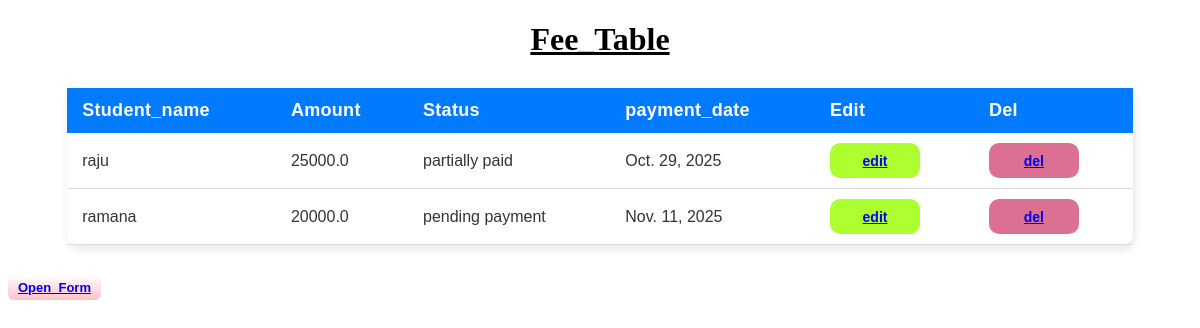
/fee_table/, run on the app's committed database.
### app1/models.py (models this page shows)
class fee_model(models.Model):
    student_name = models.CharField(max_length=50)
    amount = models.FloatField()
    status = models.CharField(max_length=50)
    payment_date = models.DateField()

### app1/views.py (the view)
# urls.py: path("fee_table/",fee_table,name="feetable"),
def fee_table(request):
    data = fee_model.objects.all()
    content={
       "data":data
    }
    return render(request, 'frontend_app1/fee_table.html',content)

### templates/frontend_app1/fee_table.html (shortened to what this page needs)
{% load static %}
<!DOCTYPE html>
<html lang="en">
<head>
     <link rel="stylesheet" href="{% static 'CSS/table.css' %}">
</head>
<body>
    <h1>Fee_Table</h1>
    <table >
        <tr>
            <th>Student_name</th>
            <th>Amount</th>
            <th>Status</th>
            <th>payment_date</th>
            <th>Edit</th>
            <th>Del</th>
        </tr>
        {% for fee in data %}
        <tr>
            <td>{{ fee.student_name }}</td>
            <td>{{ fee.amount }}</td>
            <td>{{ fee.status }}</td>
            <td>{{ fee.payment_date }}</td>
            <td><button class="btnedit"><a href="{% url 'updatefee' fee.id%}">edit</a></button></td>
            <td><button class="btndel"><a href="{% url 'deletefee' fee.id %}">del</a></button></td>
        </tr>
        {% endfor %}
    </table>
    <button class="btn"><a href="{% url 'addfee' %}">Open_Form</a></button>
</body>
</html>

### static/CSS/table.css (style rules this page uses)
table { width: 90%; margin: 30px auto; border-collapse: collapse; font-family: sans-serif; background: #ffffff; border-radius: 10px; box-shadow: 2px 4px 10px rgba(0, 0, 0, 0.1); }
th { background-color: #007bff; color: white; text-align: left; padding: 12px 15px; font-size: 18px; letter-spacing: 0.3px; }
td { padding: 10px 15px; border-bottom: 1px solid #ddd; color: #333; font-size: 16px; font-family: sans-serif; }
.btn { background-image: linear-gradient(white,pink); padding: 5px 10px; border: none; border-radius: 6px; font-size: 13px; font-weight: 600; cursor: pointer; color: white; }
.btnedit { background-color:greenyellow; height: 35px; width: 90px; border: none; border-radius: 10px; cursor: pointer; font-size: 14px; font-weight: 600; font-family: sans-serif; }
.btndel { background-color:palevioletred; height: 35px; width: 90px; border: none; border-radius: 10px; cursor: pointer; font-size: 14px; font-weight: 600; font-family: sans-serif; }
h1 { text-align: center; text-decoration: underline; }

### data on the page
fee_model: student_name "raju", amount "25000.0", status "partially paid", payment_date "Oct. 29, 2025"
fee_model: student_name "ramana", amount "20000.0", status "pending payment", payment_date "Nov. 11, 2025"
